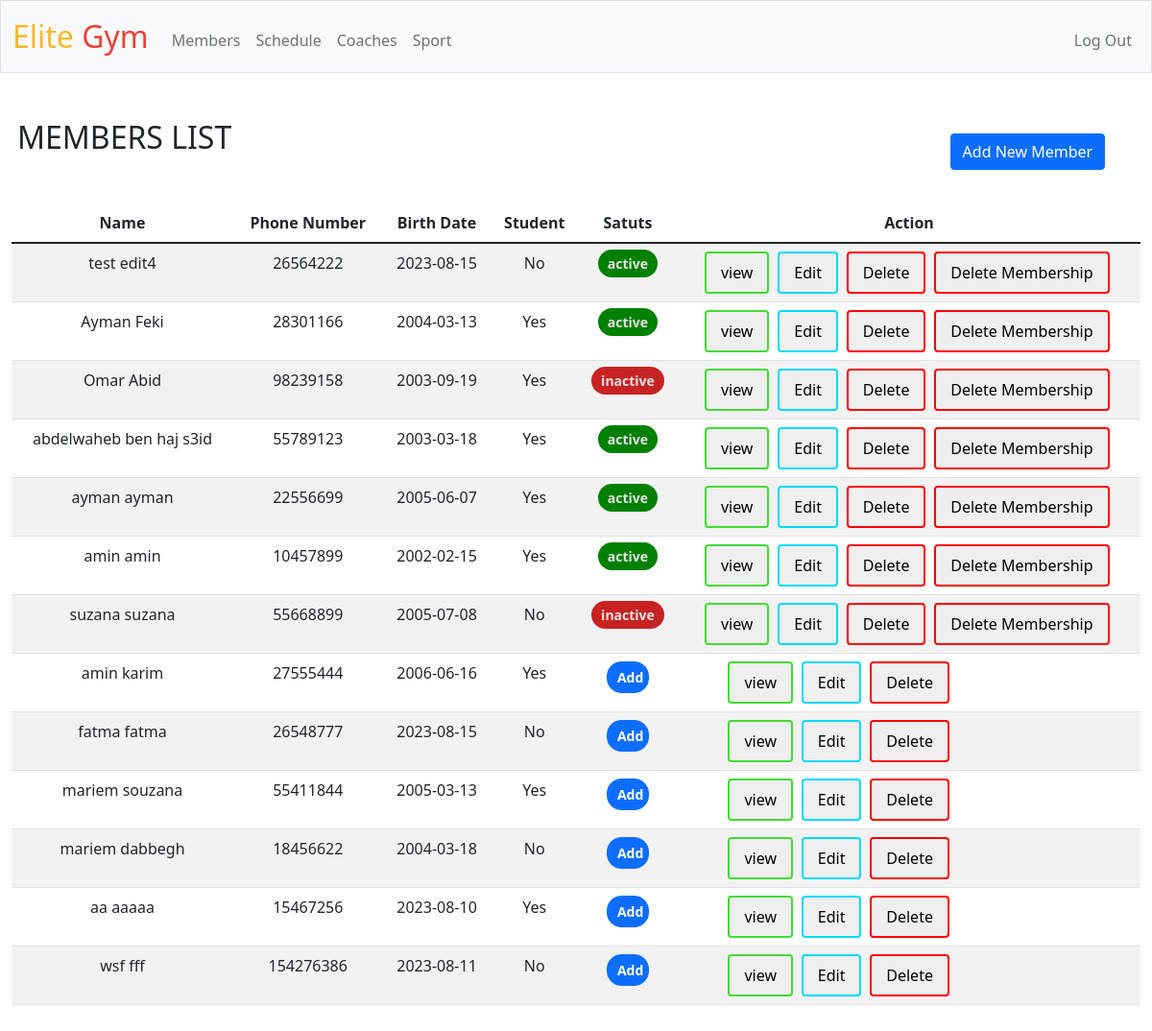
Screenshot of /members (signed in) with the database file from the repository.
### tables this page shows
CREATE TABLE 'membership' (
    m_id INTEGER PRIMARY KEY AUTOINCREMENT,
    cl_id INTEGER REFERENCES client(cl_id) ON DELETE CASCADE,
    sp_id INTEGER REFERENCES sport(sp_id) ON DELETE SET NULL,
    m_type varchar(20)  NOT NULL,'duration' INTEGER NOT NULL,
    price INTEGER NOT NULL,
    starts_at DATE,
    ends_at DATE);

CREATE TABLE client(
    cl_id           INTEGER   PRIMARY KEY AUTOINCREMENT,
    cl_Fname        TEXT      NOT NULL,
    cl_Lname        TEXT      NOT NULL,
    cl_num          INTEGER   UNIQUE
                              NOT NULL,
    cl_BD           TEXT,
    student         TEXT,
    CONSTRAINT CK_MEMBERSHIP CHECK (student IN ('yes', 'no', 'YES', 'NO', 'Yes', 'No') ) 
);

### app.py (the view)
@app.route("/members", methods=["GET", "POST"])
@login_required
def members():
    def delete():
        if request.form.get("form_id")=="form3cl" :
            db.execute("delete from client where cl_id=?",int(request.form.get("cl_id")))
            return render_template("members.html",message8="member deleted succssefuly",member=member,moment=moment,clients=clients,sport=sport)
        else:
            db.execute("delete from membership where cl_id=?",int(request.form.get("cl_id")))
            return render_template("members.html",message8="membership deleted succssefuly",member=member,moment=moment,clients=clients,sport=sport)
    def edit():
        def edit_cl():
            if request.form.get("cl_num"):
                num=db.execute("select cl_Fname from client where cl_num=?;",request.form.get("cl_num"))
                if len(num)>0:
                    return render_template('members.html', message3="phone number already exist",member=member,moment=moment,clients=clients,sport=sport)
                if (not request.form.get("cl_num").isnumeric()) or len(request.form.get("cl_num"))<8:
                    return render_template('members.html', message1="phone number invalid",member=member,moment=moment,clients=clients,sport=sport)
            dict_m={"cl_Fname":request.form.get("cl_Fname"),"cl_Lname":request.form.get("cl_Lname"),"cl_BD":request.form.get("cl_BD"),
                    "cl_num":request.form.get("cl_num"),"student":request.form.get("student")}
            for key,value in dict_m.items():
                if value:
                    db.execute("UPDATE client set ?=? where cl_id=?",key,value,int(request.form.get("cl_id")))
        def edit_m():
            result=edit_cl()
            if result is None :
                dict_msh={"m_type":request.form.get("m_type"),"duration":request.form.get("duration"),"price":request.form.get("price")}
                if request.form.get("sp_name"):
                    sp_id=db.execute("select sp_id from sport where sp_name=?",request.form.get("sp_name"))
                    db.execute("update membership set sp_id=? where m_id=?",sp_id[0]["sp_id"],int(request.form.get("m_id")))
                if request.form.get("starts_at") or request.form.get("duration"):
                    db.execute("UPDATE membership set starts_at=? ,ends_at=date(?,'+' || ? || ' months') where m_id=?",request.form.get("starts_at"),request.form.get("starts_at"),int(request.form.get("duration")),int(request.form.get("m_id")))
                for key,value in dict_msh.items():
                    if value:
                        db.execute("UPDATE membership set ?=? where m_id=?",key,value,int(request.form.get("m_id")))
                return render_template("members.html",message7="changes made successfuly",member=member,moment=moment,clients=clients,sport=sport)
            else :
                return result
        if request.form.get("form_id") =="form2m":
            return edit_m()
        elif request.form.get("form_id") =="form2cl":
            result2=edit_cl()
            if result2 is None:
                return render_template("members.html",message7="changes made successfuly",member=member,moment=moment,clients=clients,sport=sport)
            else :
                return result2
    def add():
        def add_cl():
            if (not request.form.get("cl_num").isnumeric()) or len(request.form.get("cl_num"))<8:
                return render_template('members.html', message1="phone number invalid",member=member,moment=moment,clients=clients,sport=sport)
            number=db.execute("select cl_Fname from client where cl_num=?;",request.form.get("cl_num"))
            if len(number)>0:
                return render_template('members.html', message3="phone number already exist",member=member,moment=moment,clients=clients,sport=sport)
            db.execute(
                    "insert into client (cl_Fname,cl_Lname,cl_num,cl_BD,student) values(?,?,?,?,?)",
                    request.form.get("cl_Fname"),
                    request.form.get("cl_Lname"),
                    int(request.form.get("cl_num")),
                    request.form.get("cl_BD"),
                    request.form.get("student")
                )
        def add_m():
            if (not request.form.get("sp_name")) and (not request.form.get("m_type"))  and  (not request.form.get("duration")) and (not request.form.get("price")) and (not request.form.get("starts_at")):
                return "member added successfuly"
            if (not request.form.get("sp_name")) or (not request.form.get("m_type"))  or  (not request.form.get("duration")) or (not request.form.get("price")) or (not request.form.get("starts_at")):
                return "No membership added ! Not enough informations"
            if not request.form.get("cl_id"):
                cl_id=db.execute("select cl_id from client where cl_num=?",int(request.form.get("cl_num")))
            else:
                cl_id=[{}]
                cl_id[0]["cl_id"]=int(request.form.get("cl_id"))
            sp_id=db.execute("select sp_id from sport where sp_name=?",request.form.get("sp_name"))
            db.execute(
                    "insert into membership (cl_id,sp_id,m_type,duration,price,starts_at,ends_at) values(?,?,?,?,?,?,date(?,'+' || ? || ' months'))",
                    cl_id[0]["cl_id"],
                    sp_id[0]["sp_id"],
                    request.form.get("m_type"),
                    int(request.form.get("duration")),
                    int(request.form.get("price")),
                    request.form.get("starts_at"),
                    request.form.get("starts_at"),
                    int(request.form.get("duration")),
                    )
        if request.form.get("form_id") =="form1cl":
            result1=add_m()
            if result1 is None:
                return render_template('members.html',message5="membership added successfuly",member=member,moment=moment,clients=clients,sport=sport)
            else:
                return render_template("members.html",message3="No membership added ! Not enough informations",member=member,moment=moment,clients=clients,sport=sport)
        elif request.form.get("form_id") =="form1m":
            result2=add_cl()
            if result2 is None :
                result3=add_m()
                if result3 is None:
                    return render_template('members.html',message5="member and his membership added successfuly",member=member,moment=moment,clients=clients,sport=sport)
                else:
                    return render_template('members.html',message5="member added successfuly",message3="No membership added ! Not enough informations",member=member,moment=moment,clients=clients,sport=sport)
            else:
                return result2
    moment = datetime.datetime.now().strftime('%Y-%m-%d %H:%M:%S')
    sport=db.execute("select sp_name from sport;")
    member=db.execute("select * from member;")
    clients=db.execute("select cl_id,cl_Fname,cl_Lname,cl_num,cl_BD,student from client where cl_id NOT IN (SELECT cl_id from membership) ;")
    for m in member:
        if moment  >= m["ends_at"]:
            m["status"]="inactive"
        else:
            m["status"]="active"
    if request.method == "POST":
        if "form1" in request.form.get("form_id"):
            return add()
        elif "form2" in request.form.get("form_id") :
            return edit()
        elif "form3" in request.form.get("form_id") :
            return delete()
    else:
        return render_template('members.html',member=member,moment=moment,clients=clients,sport=sport)

### app.py (called while the page is built)
def login_required(f):
    @wraps(f)
    def decorated_function(*args, **kwargs):
        if session.get("user_id") is None:
            return redirect("/login")
        return f(*args, **kwargs)
    return decorated_function

### templates/members.html (shortened to what this page needs)
{% extends "layout.html" %}
{% block main %}
<h2>MEMBERS LIST</h2>
<button type="button" class="btn btn-primary" data-bs-toggle="modal" data-bs-target="#exampleModal" id="add">
  Add New Member
</button>
  <table class="table table-striped">
    <thead>
      <tr>
        <th scope="col">Name</th>
        <th scope="col">Phone Number</th>
        <th scope="col">Birth Date</th>
        <th scope="col">Student</th>
        <th scope="col">Satuts</th>
        <th scope="col">Action</th>
      </tr>
    </thead>
    <tbody>
      {% for m in member %}
      <tr>
      <td> {{m.cl_Fname}} {{m.cl_Lname}}</td>
      <td> {{m.cl_num}}</td>
      <td> {{m.cl_BD}}</td>
      <td> {{m.student}}</td>
      <td >{% if m.status=="active" %}
        <span class="status-badge active-badge">{{m.status}}</span>
          {% else %}
          <span class="status-badge inactive-badge">{{m.status}}</span>
          {% endif %}
      </td>
      <td id="buttons"> <button type="button" class="custom-button"  data-bs-toggle="modal" data-bs-target="#viewModal{{loop.index}}" id="view">view</button>
         <button type="button" class="custom-button"  data-bs-toggle="modal" data-bs-target="#edit{{loop.index}}" id="edit" >Edit</button>
          <button type="button" class="custom-button"  data-bs-toggle="modal" data-bs-target="#delete{{loop.index}}" id="delete" >Delete</button>
          <button type="button" class="custom-button"  data-bs-toggle="modal" data-bs-target="#deletem{{loop.index}}" id="delete" >Delete Membership</button>
        </td>
      </tr>
      {% endfor %}
      {% for client in clients %}
      <tr>
        <td> {{client.cl_Fname}} {{client.cl_Lname}}</td>
        <td> {{client.cl_num}}</td>
        <td> {{client.cl_BD}}</td>
        <td> {{client.student}}</td>
        <td> <button type="button" id="add_n_m" class="btn btn-primary" data-bs-toggle="modal" data-bs-target="#addmembership{{loop.index}}" id="add_membership">
          Add
        </button>
      </td>
        <td > <span id="no_m_buttons"><button type="button" class="custom-button" data-bs-toggle="modal" data-bs-target="#view{{loop.index}}" id="view">view</button>
           <button type="button" class="custom-button" data-bs-toggle="modal" data-bs-target="#editc{{loop.index}}" id="edit" >Edit</button>
            <button type="button" id="delete" class="custom-button" data-bs-toggle="modal" data-bs-target="#deletecl{{loop.index}}">Delete</button>
          </span>
      </td>
        </tr>
      {% endfor %}
    </tbody>
  </table>
{% endblock %}

### static/styles.css (style rules this page uses)
h2 { margin-bottom: -5%; margin-right: 80%; }
#add { margin-top: 3%; margin-bottom: 3%; margin-left:80%; }
.custom-button { color: rgb(0, 0, 0); border: none; padding: 8px 15px; text-align: center; text-decoration: none; display: inline-block; font-size: 16px; border-radius: 4px; margin-right:1%; }
#view { border: 2px solid #42db34; }
#edit { border: 2px solid #00d9ff; }
#delete { border: 2px solid #ff0000; }
td { padding:20px; }
.status-badge { padding: 5px 10px; border-radius: 20px; font-size: 14px; font-weight: bold; }
.active-badge { background-color:green; color: rgb(226, 226, 226); }
.inactive-badge { background-color: rgb(199, 35, 35); color: rgb(226, 226, 226); }
#add_n_m { width: 50%; padding: 5px 10px; border-radius: 15px; font-size: 14px; font-weight: bold; text-align:left; }
#buttons { margin-left:0%; text-align:middle; }
#no_m_buttons { margin-left:-30.5%; }

### rows the page displays
membership: cl_Fname "test", cl_Lname "edit4", cl_num "26564222", cl_BD "2023-08-15", student "No", status "active"
membership: cl_Fname "Ayman", cl_Lname "Feki", cl_num "28301166", cl_BD "2004-03-13", student "Yes", status "active"
membership: cl_Fname "Omar", cl_Lname "Abid", cl_num "98239158", cl_BD "2003-09-19", student "Yes", status "inactive"
membership: cl_Fname "abdelwaheb", cl_Lname "ben haj s3id", cl_num "55789123", cl_BD "2003-03-18", student "Yes", status "active"
membership: cl_Fname "ayman", cl_Lname "ayman", cl_num "22556699", cl_BD "2005-06-07", student "Yes", status "active"
membership: cl_Fname "amin", cl_Lname "amin", cl_num "10457899", cl_BD "2002-02-15", student "Yes", status "active"
membership: cl_Fname "suzana", cl_Lname "suzana", cl_num "55668899", cl_BD "2005-07-08", student "No", status "inactive"
client: cl_Fname "amin", cl_Lname "karim", cl_num "27555444", cl_BD "2006-06-16", student "Yes"
client: cl_Fname "fatma", cl_Lname "fatma", cl_num "26548777", cl_BD "2023-08-15", student "No"
client: cl_Fname "mariem", cl_Lname "souzana", cl_num "55411844", cl_BD "2005-03-13", student "Yes"
client: cl_Fname "mariem", cl_Lname "dabbegh", cl_num "18456622", cl_BD "2004-03-18", student "No"
client: cl_Fname "aa", cl_Lname "aaaaa", cl_num "15467256", cl_BD "2023-08-10", student "Yes"
client: cl_Fname "wsf", cl_Lname "fff", cl_num "154276386", cl_BD "2023-08-11", student "No"
